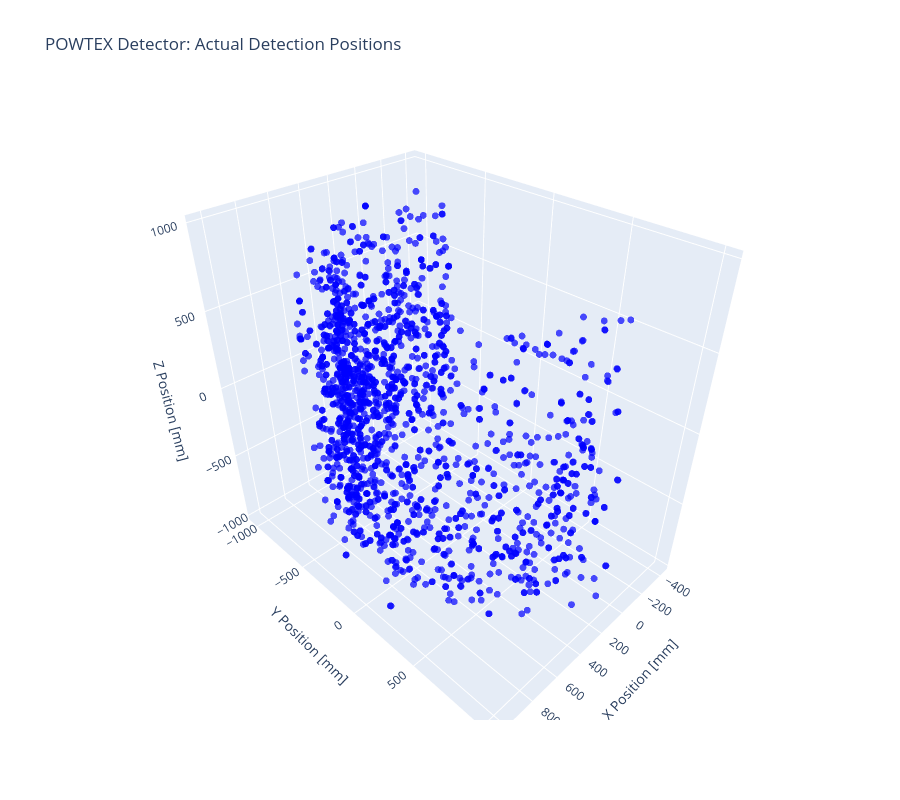

Notebook code for this chart:
### Markdown cell above
## 4. Create 3D Plot of Actual Positions

### Code cell
# Create 3D scatter plot for actual positions
fig_pos = go.Figure(data=[go.Scatter3d(
    x=x_pos,
    y=y_pos,
    z=z_pos,
    mode='markers',
    marker=dict(
        size=4,
        color='blue',
        opacity=0.7,
        line=dict(width=0)
    ),
    text=[f"Event {i}<br>x: {x_pos[i]:.2f}<br>y: {y_pos[i]:.2f}<br>z: {z_pos[i]:.2f}" 
          for i in range(len(x_pos))],
    hovertemplate='%{text}<extra></extra>',
    name='Actual Position'
)])

fig_pos.update_layout(
    title='POWTEX Detector: Actual Detection Positions',
    scene=dict(
        xaxis_title='X Position [mm]',
        yaxis_title='Y Position [mm]',
        zaxis_title='Z Position [mm]',
        aspectmode='data'
    ),
    width=900,
    height=800,
    hovermode='closest'
)

fig_pos.show()

### Figure 1 — Plotly figure (JSON) as saved in the notebook; plotly's stock layout.template omitted (floating-point values rounded to 4 significant figures; data arrays with more than 128 entries replaced by an {"elided": "..."} marker saying what was removed)
{"data": [{"hovertemplate": "%{text}<extra></extra>", "marker": {"color": "blue", "line": {"width": 0}, "opacity": 0.7, "size": 4}, "mode": "markers", "name": "Actual Position", "text": {"elided": "1821 str values"}, "type": "scatter3d", "x": {"elided": "1821 float values"}, "y": {"elided": "1821 float values"}, "z": {"elided": "1821 float values"}}], "layout": {"height": 800, "hovermode": "closest", "scene": {"aspectmode": "data", "xaxis": {"title": {"text": "X Position [mm]"}}, "yaxis": {"title": {"text": "Y Position [mm]"}}, "zaxis": {"title": {"text": "Z Position [mm]"}}}, "title": {"text": "POWTEX Detector: Actual Detection Positions"}, "width": 900}}
